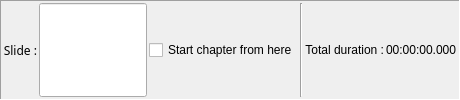
    <widget class="QFrame" name="SlideLayout">
     <property name="frameShape">
      <enum>QFrame::Panel</enum>
     </property>
     <property name="frameShadow">
      <enum>QFrame::Sunken</enum>
     </property>
     <layout class="QHBoxLayout" name="horizontalLayout_12">
      <property name="spacing">
       <number>2</number>
      </property>
      <property name="margin">
       <number>2</number>
      </property>
      <item>
       <widget class="QLabel" name="label_28">
        <property name="sizePolicy">
         <sizepolicy hsizetype="Preferred" vsizetype="Preferred">
          <horstretch>0</horstretch>
          <verstretch>0</verstretch>
         </sizepolicy>
        </property>
        <property name="font">
         <font>
          <family>Sans Serif</family>
          <pointsize>9</pointsize>
         </font>
        </property>
        <property name="text">
         <string>Slide :</string>
        </property>
        <property name="alignment">
         <set>Qt::AlignRight|Qt::AlignTrailing|Qt::AlignVCenter</set>
        </property>
       </widget>
      </item>
      <item>
       <widget class="QLineEdit" name="SlideNameED">
        <property name="sizePolicy">
         <sizepolicy hsizetype="Expanding" vsizetype="Preferred">
          <horstretch>0</horstretch>
          <verstretch>0</verstretch>
         </sizepolicy>
        </property>
        <property name="font">
         <font>
          <family>Sans Serif</family>
          <pointsize>9</pointsize>
         </font>
        </property>
        <property name="toolTip">
         <string>Define a name for the slide. It is this name which will appear on the thumbnail in the main window timeline</string>
        </property>
       </widget>
      </item>
      <item>
       <widget class="QCheckBox" name="NewChapterCB">
        <property name="sizePolicy">
         <sizepolicy hsizetype="Minimum" vsizetype="Preferred">
          <horstretch>0</horstretch>
          <verstretch>0</verstretch>
         </sizepolicy>
        </property>
        <property name="toolTip">
         <string>Start a new chapter from this slide</string>
        </property>
        <property name="text">
         <string>Start chapter from here</string>
        </property>
       </widget>
      </item>
      <item>
       <widget class="Line" name="line_2">
        <property name="orientation">
         <enum>Qt::Vertical</enum>
        </property>
       </widget>
      </item>
      <item>
       <widget class="QLabel" name="label_29">
        <property name="text">
         <string>Total duration :</string>
        </property>
        <property name="alignment">
         <set>Qt::AlignRight|Qt::AlignTrailing|Qt::AlignVCenter</set>
        </property>
       </widget>
      </item>
      <item>
       <widget class="QLabel" name="SlideDurationLabel">
        <property name="text">
         <string notr="true">00:00:00.000</string>
        </property>
       </widget>
      </item>
     </layout>
    </widget>
